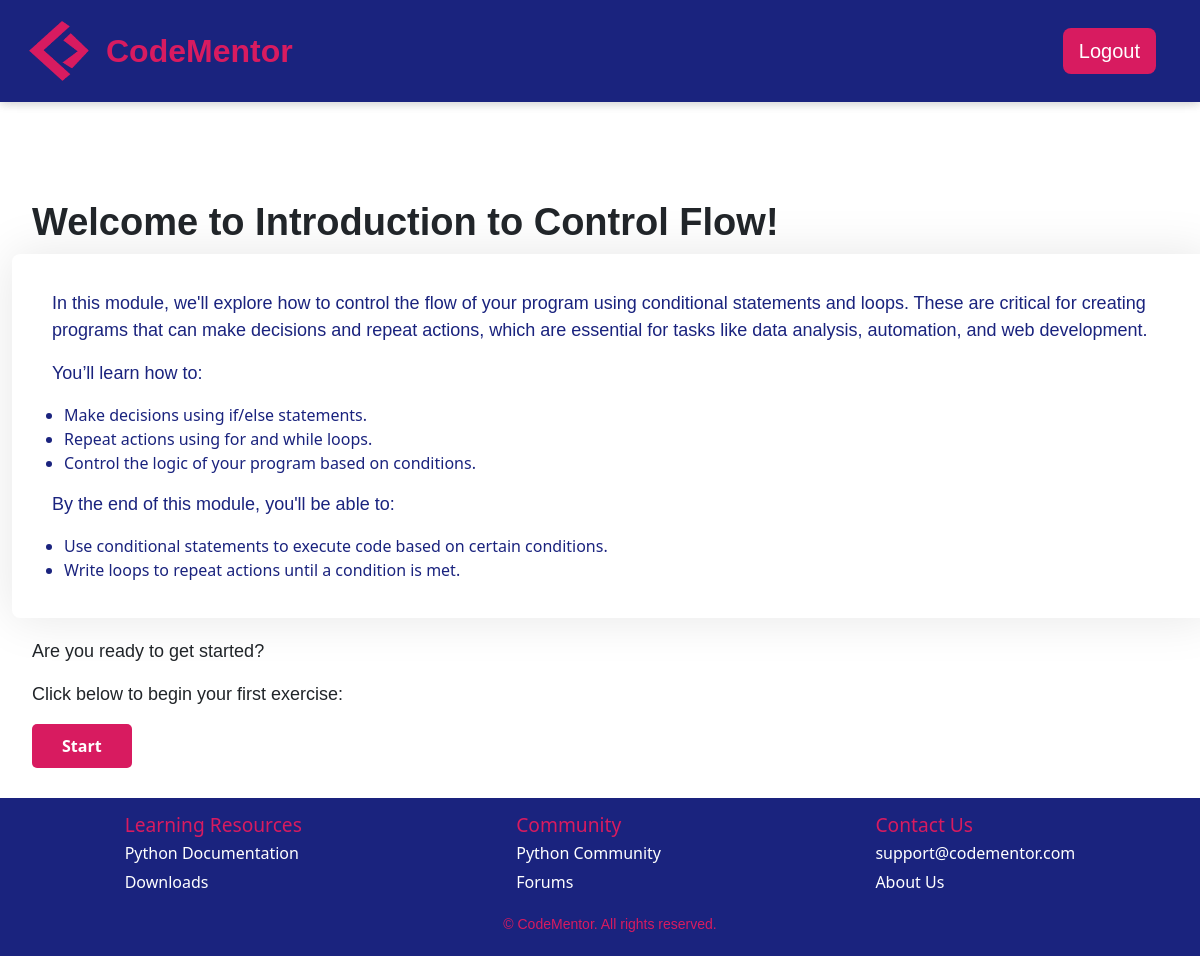
Screenshot of /module_intro/2 (signed in) with the database file from the repository.
### app.py (models this page shows, shortened)
class Module(db.Model):
    moduleid = db.Column(db.Integer, primary_key=True)
    title = db.Column(db.String(100), nullable=False)
    description = db.Column(db.Text, nullable=False)
    status = db.Column(db.Enum('locked', 'available', 'completed', name='module_status'), default='locked')
    intro = db.Column(db.Text, nullable=True)
    exercises = db.relationship('Exercise', backref='module', lazy=True)
    user_progress = db.relationship('UserModuleProgress', backref='module', lazy=True)

### app.py (the view)
@app.route('/module_intro/<int:module_id>', methods=['GET', 'POST'])
@login_required
def module_intro(module_id):
    module = Module.query.get_or_404(module_id)
    user_progress = UserModuleProgress.query.filter_by(userid=current_user.userid, moduleid=module_id).first()
    if request.method == 'POST':
        return redirect(url_for('exercises', module_id=module_id))
    return render_template('module_intro.html', module=module)

### app.py (called while the page is built)
@login_manager.user_loader
def load_user(userid):
    return User.query.get(int(userid))

### templates/module_intro.html (shortened to what this page needs)
{% extends 'base.html' %}
{% block content %}
<h1>Welcome to Introduction to {{ module.title }}!</h1>
<div class="intro-box">
    <p>{{ module.intro | safe }}</p>
</div>
<p>Are you ready to get started?</p>
<p>Click below to begin your first exercise:</p>
    <a href="{{ url_for('exercises', module_id=module.moduleid) }}" class="start btn-primary">Start</a>
{% endblock %}

### static/css/styles.css (style rules this page uses)
body, html { margin: 0; padding: 0; height: 100%; }
body { display: flex; flex-direction: column; height: 100%; }
h1 { font-weight: bold; font-size: 38px; font-family: Verdana, Geneva, Tahoma, sans-serif; margin-left: 20px; }
p { font-size: 18px; font-family: Verdana, Geneva, Tahoma, sans-serif; margin-left: 20px; }
body, html { height: 100%; margin: 0; display: flex; flex-direction: column; }
.intro-box { background-color: #ffffff; padding: 20px; border-radius: 8px; box-shadow: 0 0 50px rgba(0, 0, 0, 0.1); margin-bottom: 20px; width: 1200px; color: #1a237e; }
.start.btn-primary { background-color: #D81B60; color: white; padding: 10px 30px; font-size: 16px; font-weight: bold; border: none; border-radius: 5px; text-align: center; text-decoration: none; display: inline-block; margin-left: 20px; }

### rows the page displays
Module: title "Control Flow", intro "In this module, we'll explore how to control the flow of your program using conditional statements and loops. These are critical for creating programs that can make decisions and repeat actions, which are essential for tasks like data analysis, automation, and web development. You’ll learn how to: Make decisions using if/else statements. Repeat actions using for and while loops. Control the logic of your program based on conditions. By the end of this module, you'll be able to: Use conditional statements to execute code based on certain conditions. Write loops to repeat actions until a condition is met."
